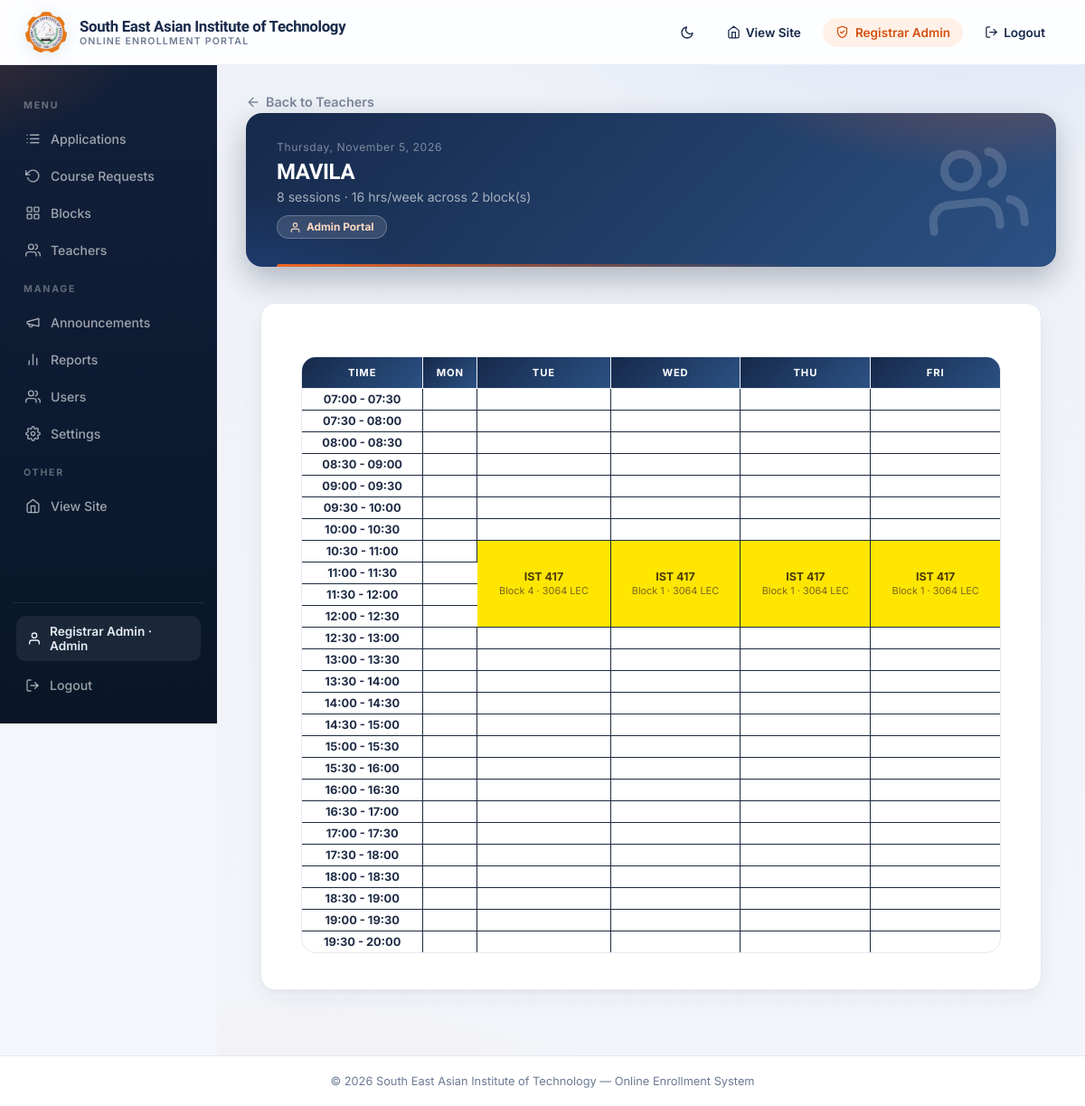
Screenshot of /admin/teacher_sched.php?id=3 (signed in) with the database file from the repository.
### tables this page shows
CREATE TABLE IF NOT EXISTS schedules (
  id          INT AUTO_INCREMENT PRIMARY KEY,
  block_id    INT NOT NULL,
  day_of_week ENUM('M','T','W','TH','F','S') NOT NULL,
  time_start  TIME NOT NULL,
  time_end    TIME NOT NULL,
  subject     VARCHAR(80) NOT NULL,
  instructor  VARCHAR(80) DEFAULT NULL,
  room        VARCHAR(40) DEFAULT NULL,
  FOREIGN KEY (block_id) REFERENCES blocks(id) ON DELETE CASCADE
);

CREATE TABLE IF NOT EXISTS blocks (
  id        INT AUTO_INCREMENT PRIMARY KEY,
  name      VARCHAR(40) NOT NULL,
  course    VARCHAR(100) NOT NULL DEFAULT 'BSIT',
  capacity  INT NOT NULL DEFAULT 40
);

### config.php (called while the page is built, shortened)
<?php
require_once __DIR__ . '/includes/icons.php';
function db() {
    static $conn = null;
    if ($conn === null) {
        $conn = new mysqli(DB_HOST, DB_USER, DB_PASS, DB_NAME);
        $conn->set_charset('utf8mb4');
    }
    return $conn;
}
function e($v) { return htmlspecialchars((string)$v, ENT_QUOTES, 'UTF-8'); }

### admin/teacher_sched.php (the view, shortened to what this page needs)
<?php
$id      = (int)($_GET['id'] ?? 0);
$teacher = db()->query("SELECT * FROM teachers WHERE id=$id")->fetch_assoc();
$name  = $teacher['name'];
$sched = db()->query(
    "SELECT s.*, b.name AS bname FROM schedules s
     JOIN blocks b ON b.id = s.block_id
     WHERE s.instructor='" . db()->real_escape_string($name) . "'
     ORDER BY FIELD(s.day_of_week,'M','T','W','TH','F','S'), s.time_start"
)->fetch_all(MYSQLI_ASSOC);
$days = ['M', 'T', 'W', 'TH', 'F'];
$STEP = 1800;
$segments = [];
for ($t = strtotime('07:00'); $t < strtotime('20:00'); $t += $STEP) {
    $segments[] = [$t, $t + $STEP];
}
$byDay = array_fill_keys($days, []);
foreach ($sched as $s) {
    if (isset($byDay[$s['day_of_week']])) $byDay[$s['day_of_week']][] = $s;
}
$dayNames = ['M'=>'Mon','T'=>'Tue','W'=>'Wed','TH'=>'Thu','F'=>'Fri','S'=>'Sat'];
include __DIR__ . '/../includes/header.php';
include __DIR__ . '/nav.php';
?>
    <a class="back-link" href="<?= BASE_URL ?>/admin/teachers.php"><?= icon('arrow-left', 16) ?> Back to Teachers</a>
    <?php
    include __DIR__ . '/page_banner.php';
    ?>
    <div class="card" style="max-width:none;">
        <table class="sched-table">
            <tr>
                <th>Time</th>
                <?php foreach ($days as $d): ?><th><?= $dayNames[$d] ?></th><?php endforeach; ?>
            </tr>
            <?php foreach ($segments as $i => [$segS, $segE]): ?>
            <tr>
                <td><strong><?= e(date('H:i', $segS)) ?> - <?= e(date('H:i', $segE)) ?></strong></td>
                <?php foreach ($days as $d):
                    $cov = null;
                    foreach ($byDay[$d] as $s) {
                        $st = strtotime($s['time_start']); $en = strtotime($s['time_end']);
                        if ($st <= $segS && $en > $segS) { $cov = [$s, $st, $en]; break; }
                    }
                    if ($cov && ($cov[1] === $segS || ($i === 0 && $cov[1] < $segS))):
                        $span = min(max(1, (int)ceil(($cov[2] - $cov[1]) / $STEP)), count($segments) - $i);
                        $s = $cov[0];
                ?>
                    <td rowspan="<?= $span ?>" class="cls-cell">
                        <span class="sub"><?= e($s['subject']) ?></span>
                        <span class="inst"><?= e($s['bname']) ?><?= $s['room'] ? ' &middot; ' . e($s['room']) : '' ?></span>
                    </td>
                <?php elseif ($cov):  ?>
                <?php else: ?>
                    <td></td>
                <?php endif; ?>
                <?php endforeach; ?>
            </tr>
            <?php endforeach; ?>
        </table>
    </div>
<?php include __DIR__ . '/nav_close.php'; ?>
<?php include __DIR__ . '/../includes/footer.php'; ?>

### rows the page displays
schedules: subject "IST 417", block.name "Block 4", room "3064 LEC"
schedules: subject "IST 417", block.name "Block 1", room "3064 LEC"
schedules: subject "IST 417", block.name "Block 1", room "3064 LEC"
schedules: subject "IST 417", block.name "Block 1", room "3064 LEC"

### other values shown
admin_name() "Registrar Admin"
admin_role() "Admin"
$bannerTitle "MAVILA"
$bannerSub "8 sessions · 16 hrs/week across 2 block(s)"
$dayNames[$d] "MON"
$dayNames[$d] "TUE"
$dayNames[$d] "WED"
$dayNames[$d] "THU"
$dayNames[$d] "FRI"
date('H:i', $segS) "07:00"
date('H:i', $segE) "07:30"
date('H:i', $segS) "07:30"
date('H:i', $segE) "08:00"
date('H:i', $segS) "08:00"
date('H:i', $segE) "08:30"
